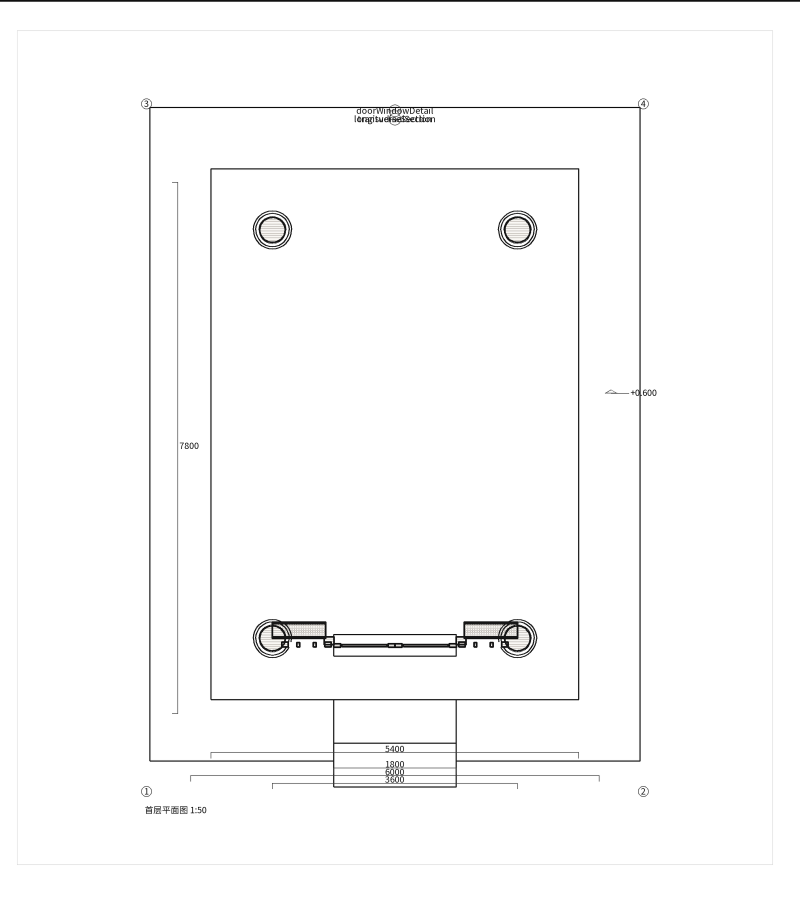
#> input picture 验证材料/06_T0_CAD可行性验证/t0b-v2-outputs/drawing-package-artifacts/independent-review/T0B-01-floor-plan-indices.png, 2400 x 2706 px, given in place of T0B-01-300dpi.png, which was not available (shown at 1/3 size)
$ python render_sheet_output_review.py
#> lines starting #> are read from the running program, lines starting #| are printed output that depends on the picture; pictures that were not available may be replaced by others from this repository, and a replacement may not be noted
#> in save_review, image is the input picture: PIL image 2400x2706 RGB; mean R, G, B 250.9, 250.9, 250.9
from __future__ import annotations

from hashlib import sha256
import json
from pathlib import Path

from PIL import Image


PAGE_MM = (841.0, 594.0)


def file_hash(path: Path) -> str:
    digest = sha256()
    with path.open("rb") as stream:
        for chunk in iter(lambda: stream.read(1024 * 1024), b""):
            digest.update(chunk)
    return digest.hexdigest()


def mm_crop(image: Image.Image, rect_mm: tuple[float, float, float, float]) -> Image.Image:
#> called with rect_mm = (10, 5, 235, 265)
    x, y, width, height = rect_mm
    left = round(x / PAGE_MM[0] * image.width)
#> left = 29
    top = round(y / PAGE_MM[1] * image.height)
#> top = 23
    right = round((x + width) / PAGE_MM[0] * image.width)
#> right = 699
    bottom = round((y + height) / PAGE_MM[1] * image.height)
#> bottom = 1230
    return image.crop((left, top, right, bottom))


def save_review(source: Path, target: Path, rect_mm: tuple[float, float, float, float] | None) -> dict:
    with Image.open(source) as image:
        review = image.copy() if rect_mm is None else mm_crop(image, rect_mm)
    if review.width > 2400:
        height = round(review.height * 2400 / review.width)
        review = review.resize((2400, height), Image.Resampling.LANCZOS)
    review.save(target, format="PNG", compress_level=9)
    return {
        "name": target.name,
        "source": source.name,
        "sourceSha256": file_hash(source),
        "cropSvgMm": list(rect_mm) if rect_mm is not None else [0, 0, 841, 594],
        "pixelSize": list(review.size),
        "sha256": file_hash(target),
    }


def main() -> int:
    root = Path(__file__).resolve().parents[3]
    artifact_dir = next(root.rglob("drawing-package-artifacts"))
    review_dir = artifact_dir / "independent-review"
    review_dir.mkdir(parents=True, exist_ok=True)
    requests = [
        ("T0B-01-300dpi.png", "T0B-01-review-full.png", None),
        ("T0B-01-300dpi.png", "T0B-01-floor-plan-indices.png", (10, 5, 235, 265)),
        ("T0B-01-300dpi.png", "T0B-01-transverse-annotations.png", (245, 275, 260, 265)),
        ("T0B-01-300dpi.png", "T0B-01-title-block.png", (600, 525, 238, 66)),
        ("T0B-02-300dpi.png", "T0B-02-review-full.png", None),
        ("T0B-02-300dpi.png", "T0B-02-longitudinal-annotations.png", (10, 295, 200, 240)),
        ("T0B-02-300dpi.png", "T0B-02-eave-bracket-details.png", (10, 5, 385, 230)),
        ("T0B-02-300dpi.png", "T0B-02-column-door-details.png", (205, 250, 630, 290)),
        ("T0B-02-300dpi.png", "T0B-02-title-block.png", (600, 525, 238, 66)),
    ]
    outputs = [save_review(artifact_dir / source, review_dir / target, rect) for source, target, rect in requests]
#> call 2 of mm_crop, with rect_mm = (245, 275, 260, 265)
#> in mm_crop (call 2), `return image.crop((left, top, right, bottom))`:
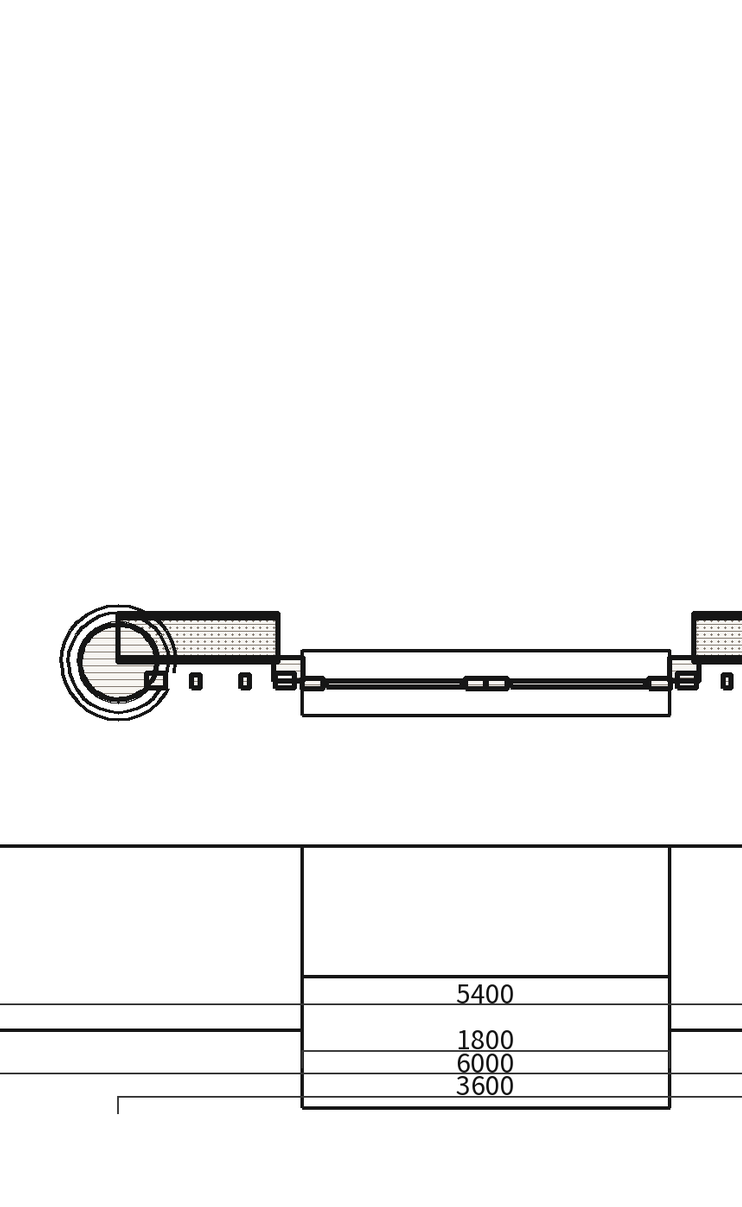
#> returned value: PIL image 742x1207 RGB; mean R, G, B 246.5, 246.5, 246.5
#> call 3 of mm_crop, with rect_mm = (600, 525, 238, 66)
#> in mm_crop (call 3), `return image.crop((left, top, right, bottom))`:
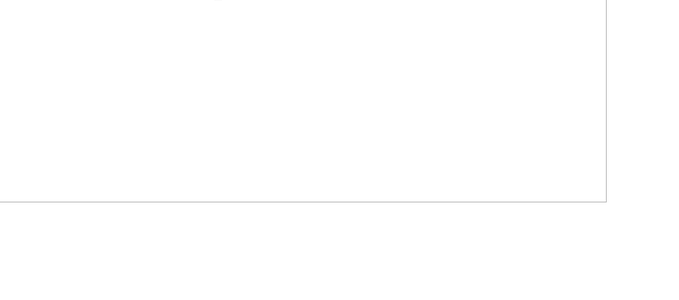
#> returned value: PIL image 679x300 RGB; min 199, max 255, mean 254.7
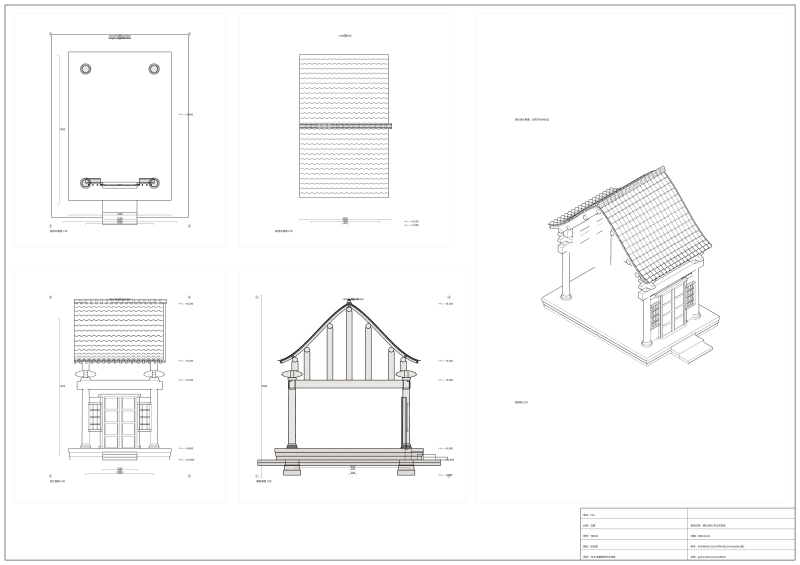
#> input picture 验证材料/06_T0_CAD可行性验证/t0b-v2-outputs/drawing-package-artifacts/independent-review/T0B-01-review-full.png, 2400 x 1695 px, given in place of T0B-02-300dpi.png, which was not available (shown at 1/3 size)
#> in save_review, image is the input picture: PIL image 2400x1695 RGB; mean R, G, B 249.6, 249.5, 249.5
#> call 4 of mm_crop, with rect_mm = (10, 295, 200, 240)
#> in mm_crop (call 4), `return image.crop((left, top, right, bottom))`:
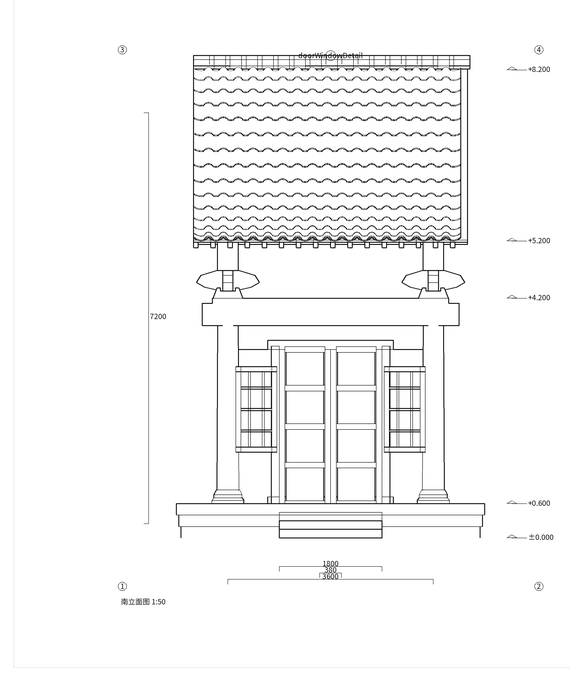
#> returned value: PIL image 570x685 RGB; min 0, max 255, mean 246.3
#> in mm_crop (call 5), `return image.crop((left, top, right, bottom))`:
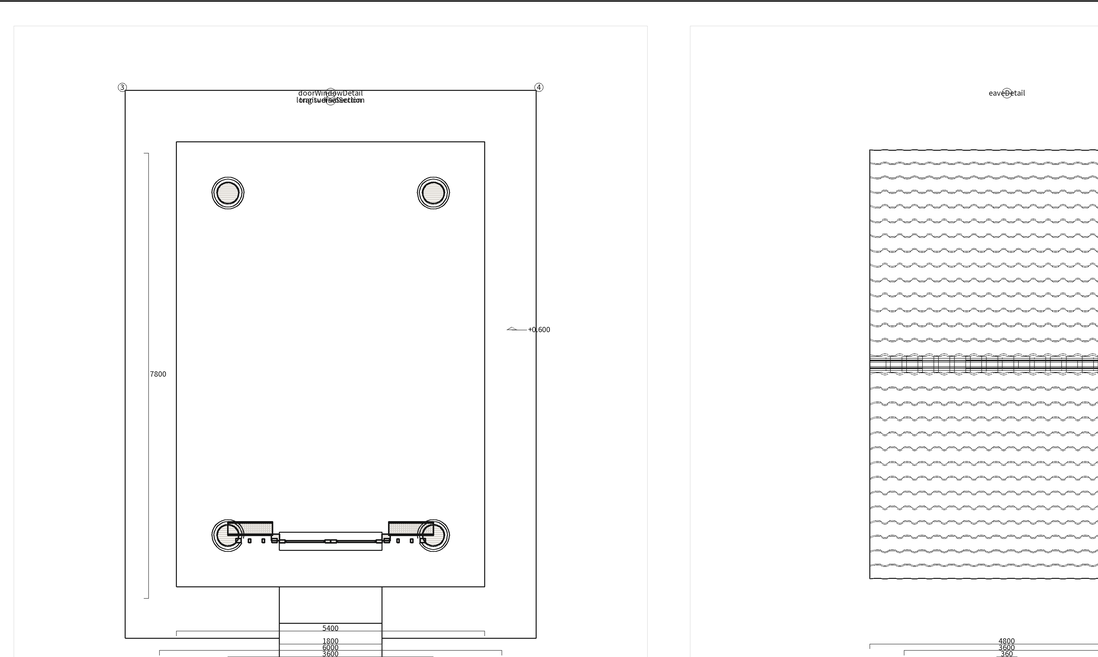
#> returned value: PIL image 1098x657 RGB; mean R, G, B 249.2, 249.2, 249.2
#> in mm_crop (call 6), `return image.crop((left, top, right, bottom))`:
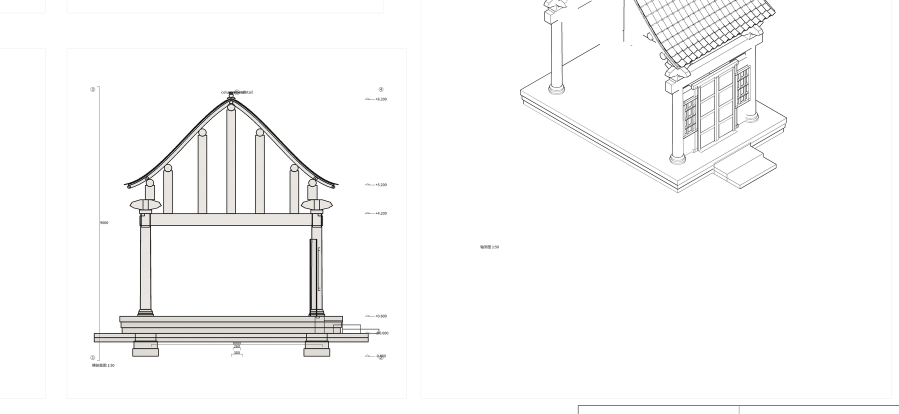
#> returned value: PIL image 1798x828 RGB (shown at 1/2 size); mean R, G, B 249.2, 249.1, 248.9
#> in mm_crop (call 7), `return image.crop((left, top, right, bottom))`:
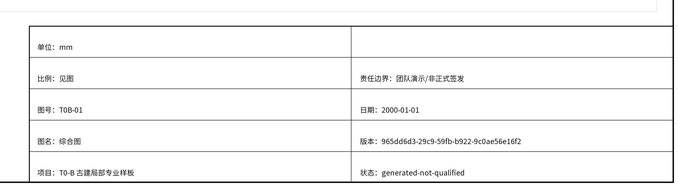
#> returned value: PIL image 679x188 RGB; min 14, max 255, mean 245.7
    record = {
        "schemaVersion": "t0b-v2-sheet-output-independent-review-1",
        "status": "visual-review-evidence-only",
        "sourceBoundary": "canonical-300dpi-png-only",
        "outputs": outputs,
    }
    record_path = review_dir / "sheet-output-review-record.json"
    record_path.write_text(json.dumps(record, ensure_ascii=False, indent=2) + "\n", encoding="utf-8")
    print(json.dumps({"record": str(record_path), "outputs": len(outputs)}, ensure_ascii=False))
#| {"record": "drawing-package-artifacts/independent-review/sheet-output-review-record.json", "outputs": 9}
    return 0


if __name__ == "__main__":
    raise SystemExit(main())
#> (the program exits here)
